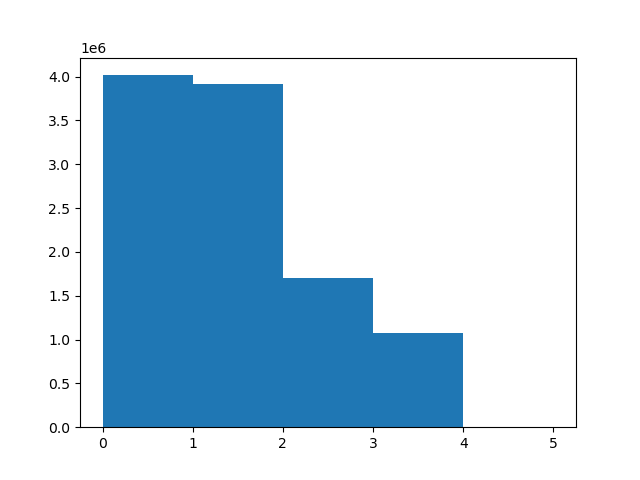

Here is the Python script that generated this plot:
import os

import numpy as np

from utils.dataset import dataset
from utils.parser import parse

import matplotlib as mpl
mpl.use('Agg')
import matplotlib.pyplot as plt

# Setup this trial's config
config = parse()

# Generate a list of files to use for training
fluxswap = [os.path.join(config.dataset,'FHC_fluxswap',f) for f in os.listdir(os.path.join(config.dataset,'FHC_fluxswap'))]
nonswap = [os.path.join(config.dataset,'FHC_nonswap',f) for f in os.listdir(os.path.join(config.dataset,'FHC_nonswap'))]
cosmics = [os.path.join(config.dataset,'cosmics',f) for f in os.listdir(os.path.join(config.dataset,'cosmics'))]
files = fluxswap+nonswap+cosmics
data = dataset(config, files, run_info=False)

label = []
for n,i in enumerate(data.ids):
    label.append(data.load_label(i))

n , bins, _ = plt.hist(label, bins=5, range=(0,5))
plt.savefig('sample.png')

print(n[0])
print(n[1])
print(n[2])
print(n[3])

print('Cosmic Fraction: ', str(n[3]/np.sum(n)))
print('Numu weight: ', np.max(n)/n[0])
print('Nue weight:  ', np.max(n)/n[1])
print('NC weight:   ', np.max(n)/n[2])
print('Cos weight:  ', np.max(n)/n[3])
